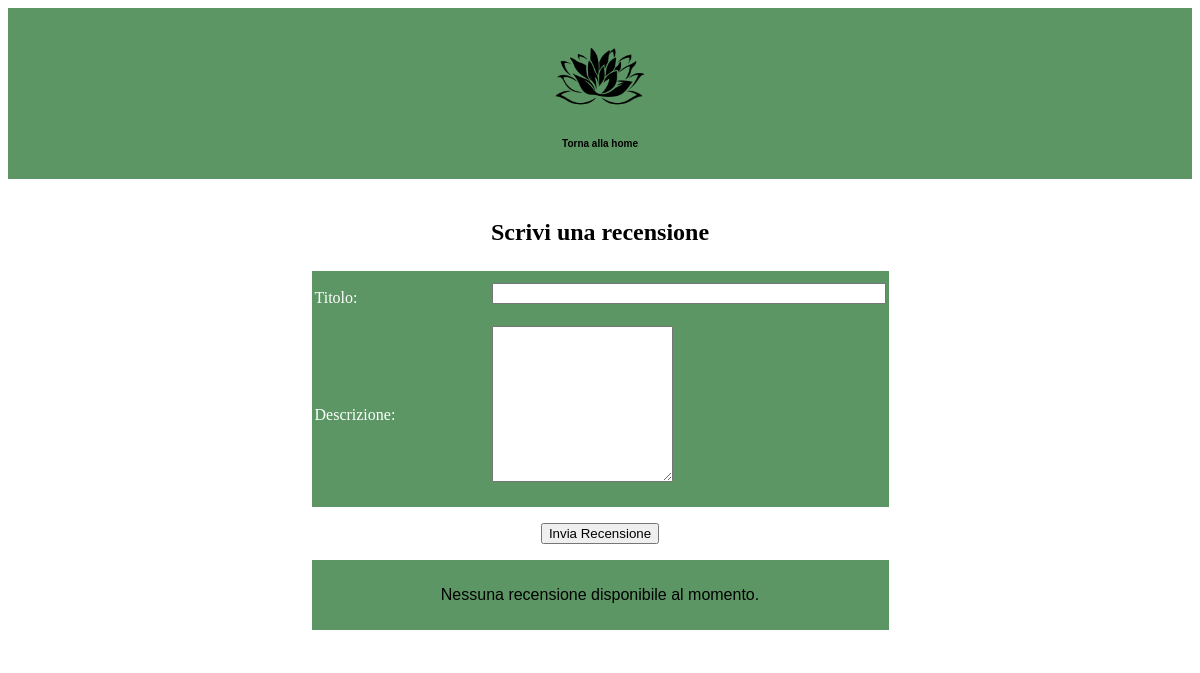
Before: /file/cliente/recensioni.php with the older database file.
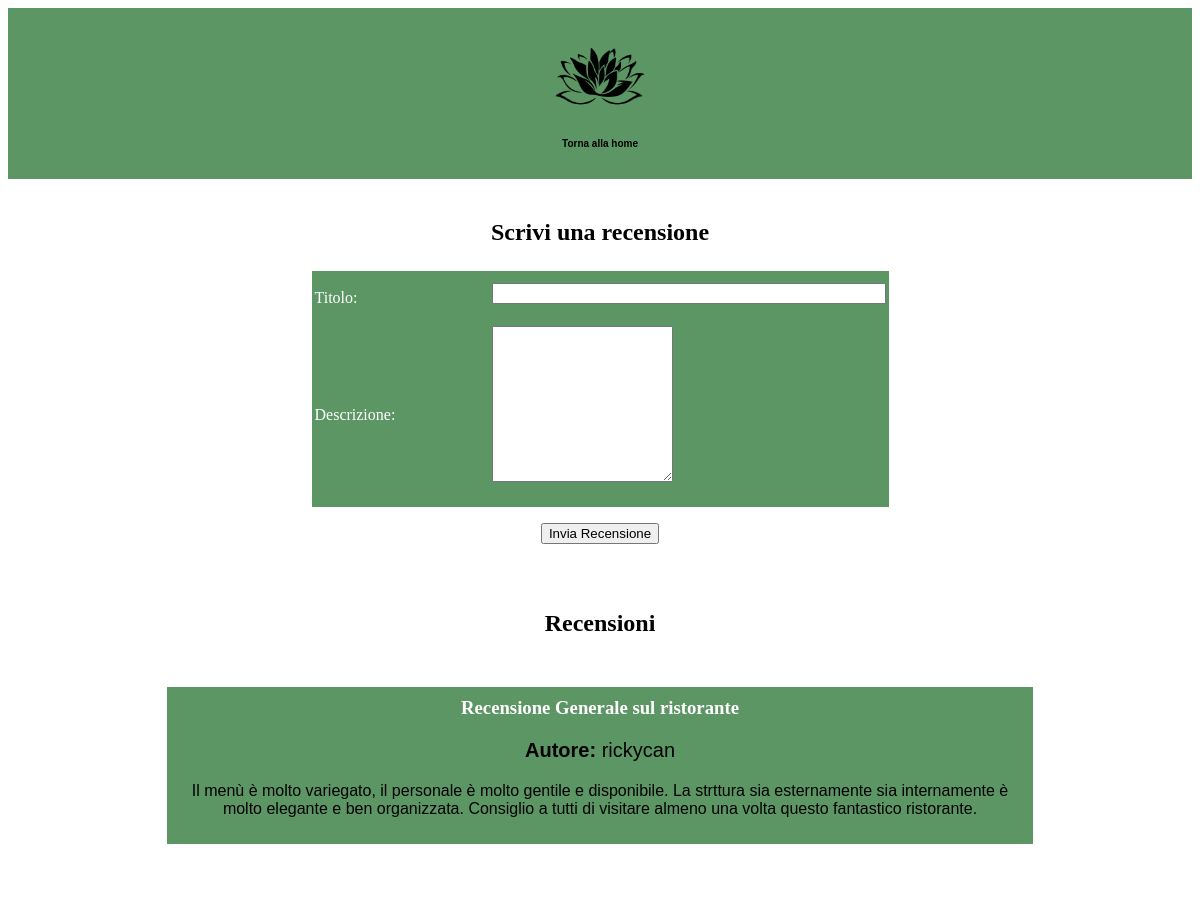
After: the same page with the newer database file.
### tables this page shows
CREATE TABLE IF NOT EXISTS `recensioni` (
  `titolo` char(50) DEFAULT NULL,
  `username` char(50) DEFAULT NULL,
  `descrizione` text DEFAULT NULL
);

### file/cliente/recensioni.php (the view, shortened to what this page needs)
<?php
    require("../../database/dati_connessione_db.php");
?>
<!DOCTYPE html>
<html lang="en">
<head>
    <link rel="stylesheet" href="../../style.css">
</head>
<body style="background-color: white">
    <nav>
        <div class="tornahome">
            <a href="../home_clienti.php"><img src="../../img/home/sfondo.png" alt=""></a>
            <p>Torna alla home</p>
        </div>
    </nav>
    <main style="background-color: white">
        <h2 style="color: black; margin: 0; padding-top: 25px; padding-bottom: 25px">Scrivi una recensione</h2>
        <form action="<?php echo $_SERVER["PHP_SELF"]; ?>" method="post">
            <table class="tabaccesso">
                <tr>
                    <td><label for="titolo">Titolo:</label></td>
                    <td style='padding-top: 10px'><input type="text" name="titolo" required><br><br></td>
                </tr>
                <tr>
                    <td><label for="descrizione">Descrizione:</label></td>
                    <td><textarea name="descrizione" rows="10" required></textarea><br><br></td>
                </tr>
            </table>
            <p style="text-align: center"><input type="submit" value="Invia Recensione"></p>
        </form>
        <?php
            $conn = new mysqli($db_servername, $db_username, $db_password, $db_name);
            $query = "SELECT titolo, descrizione, username FROM recensioni";
            $result = $conn->query($query);
            if ($result->num_rows > 0) {
                echo "<h2 style='color: black; margin: 0; padding-top: 50px; padding-bottom: 50px'>Recensioni</h2>";
                while ($row = $result->fetch_assoc()) {
                    echo "<div style='width: 75%; height: auto; margin: 0 auto; text-align: center; background-color: #5c9664; padding: 10px'>";
                    echo "<h3>" . $row["titolo"] . "</h3>";
                    echo "<p style='font-size: 20px'><strong>Autore:</strong> " . $row["username"] . "</p>";
                    echo "<p>" . $row["descrizione"] . "</p>";
                    echo "</div>";
                    echo "<div style='height: 50px;'>     </div>";
                }
            } else {
                echo "<div style='width: 50%; padding: 10px; height: auto; text-align: center; justify-content: center; margin: 0 auto; text-align: center; background-color: #5c9664;'>";
                echo "<p>Nessuna recensione disponibile al momento.</p>";
                echo "</div>";
            }
        ?>
    </main>
</body>
</html>

Changed rows visible on the page:
added recensioni: titolo "Recensione Generale sul ristorante", username "rickycan", descrizione "Il menù è molto variegato, il personale è molto gentile e disponibile. La strttura sia esternamente sia internamente è molto elegante e ben organizzata. Consiglio a tutti di visitare almeno una volta questo fantastico ristorante."
Other visible differences:
text no longer shown: "Nessuna recensione disponibile al momento."
text now shown: "Recensioni"
